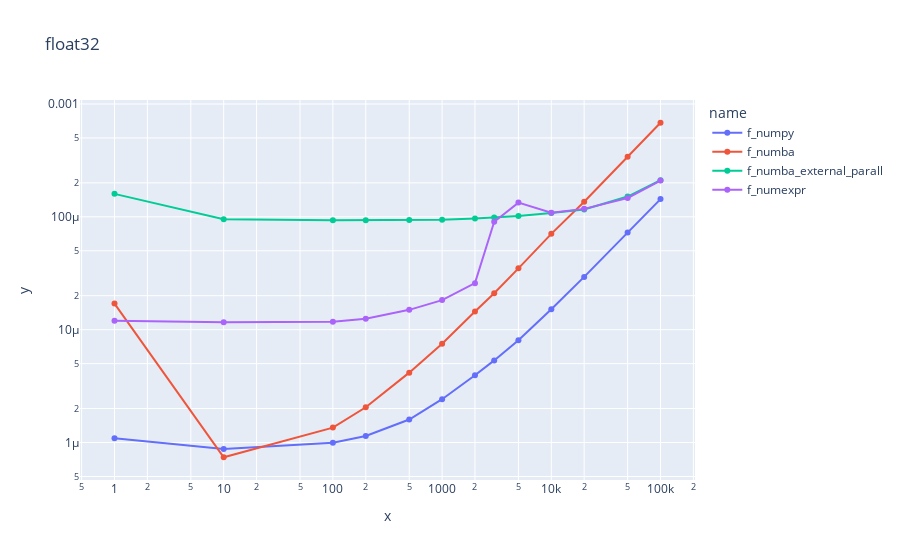

Here is the notebook cell this chart was saved with:
### Code cell
fig = px.line(df, x='x', y='y', color='name', 
              log_x=True, log_y=True, markers=True, title='float32')
fig.show()

### Figure 1 — Plotly figure (JSON) as saved in the notebook; plotly's stock layout.template omitted (floating-point values rounded to 4 significant figures)
{"data": [{"hovertemplate": "name=f_numpy<br>x=%{x}<br>y=%{y}<extra></extra>", "legendgroup": "f_numpy", "line": {"color": "#636efa", "dash": "solid"}, "marker": {"symbol": "circle"}, "mode": "markers+lines", "name": "f_numpy", "orientation": "v", "showlegend": true, "type": "scatter", "x": [1, 10, 100, 200, 500, 1000, 2000, 3000, 5000, 10000, 20000, 50000, 100000], "xaxis": "x", "y": [1.093e-06, 8.776e-07, 9.957e-07, 1.141e-06, 1.6e-06, 2.42e-06, 3.942e-06, 5.342e-06, 8.074e-06, 1.517e-05, 2.936e-05, 7.265e-05, 0.0001435], "yaxis": "y"}, {"hovertemplate": "name=f_numba<br>x=%{x}<br>y=%{y}<extra></extra>", "legendgroup": "f_numba", "line": {"color": "#EF553B", "dash": "solid"}, "marker": {"symbol": "circle"}, "mode": "markers+lines", "name": "f_numba", "orientation": "v", "showlegend": true, "type": "scatter", "x": [1, 10, 100, 200, 500, 1000, 2000, 3000, 5000, 10000, 20000, 50000, 100000], "xaxis": "x", "y": [1.702e-05, 7.406e-07, 1.356e-06, 2.055e-06, 4.162e-06, 7.506e-06, 1.449e-05, 2.105e-05, 3.495e-05, 7.063e-05, 0.0001359, 0.0003399, 0.0006817], "yaxis": "y"}, {"hovertemplate": "name=f_numba_external_parall<br>x=%{x}<br>y=%{y}<extra></extra>", "legendgroup": "f_numba_external_parall", "line": {"color": "#00cc96", "dash": "solid"}, "marker": {"symbol": "circle"}, "mode": "markers+lines", "name": "f_numba_external_parall", "orientation": "v", "showlegend": true, "type": "scatter", "x": [1, 10, 100, 200, 500, 1000, 2000, 3000, 5000, 10000, 20000, 50000, 100000], "xaxis": "x", "y": [0.0001598, 9.499e-05, 9.348e-05, 9.339e-05, 9.349e-05, 9.416e-05, 9.655e-05, 9.88e-05, 0.0001014, 0.000108, 0.0001161, 0.0001512, 0.0002109], "yaxis": "y"}, {"hovertemplate": "name=f_numexpr<br>x=%{x}<br>y=%{y}<extra></extra>", "legendgroup": "f_numexpr", "line": {"color": "#ab63fa", "dash": "solid"}, "marker": {"symbol": "circle"}, "mode": "markers+lines", "name": "f_numexpr", "orientation": "v", "showlegend": true, "type": "scatter", "x": [1, 10, 100, 200, 500, 1000, 2000, 3000, 5000, 10000, 20000, 50000, 100000], "xaxis": "x", "y": [1.201e-05, 1.161e-05, 1.178e-05, 1.252e-05, 1.499e-05, 1.828e-05, 2.583e-05, 9.048e-05, 0.0001336, 0.0001089, 0.0001176, 0.000147, 0.0002094], "yaxis": "y"}], "layout": {"legend": {"title": {"text": "name"}, "tracegroupgap": 0}, "title": {"text": "float32"}, "xaxis": {"anchor": "y", "domain": [0, 1], "title": {"text": "x"}, "type": "log"}, "yaxis": {"anchor": "x", "domain": [0, 1], "title": {"text": "y"}, "type": "log"}}}
